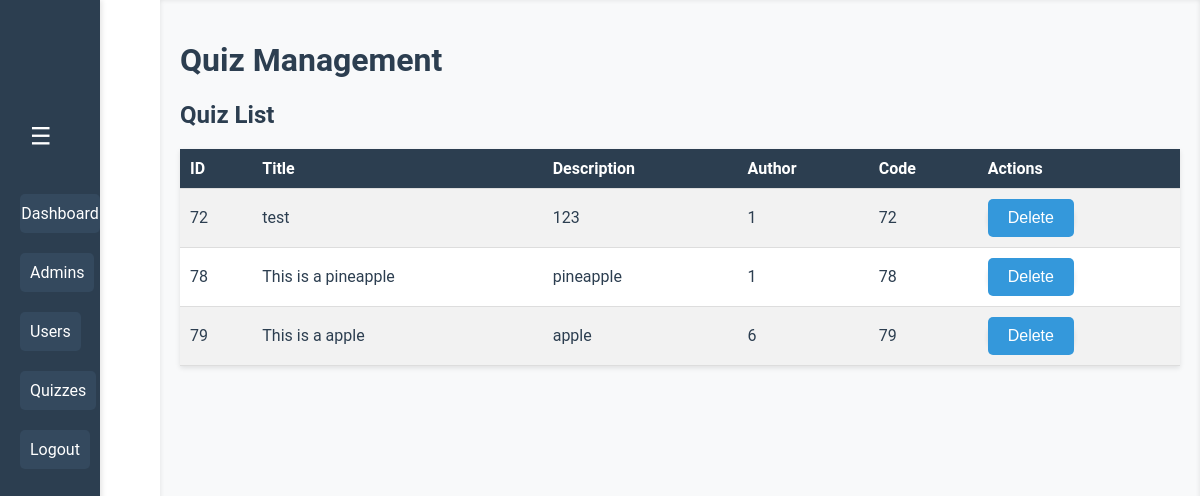
/admin/quiz.php (signed in), run on the app's committed database.
### tables this page shows
CREATE TABLE IF NOT EXISTS `quiz` (
  `quizId` int NOT NULL AUTO_INCREMENT,
  `title` varchar(255) NOT NULL,
  `description` varchar(1000) NOT NULL,
  `userId` int NOT NULL,
  `created_at` date NOT NULL,
  PRIMARY KEY (`quizId`),
  KEY `userId` (`userId`)
);

### admin/quiz.php (the view, shortened to what this page needs)
<?php
include 'db.php';
$loggedInAdminRole = $_SESSION['role'] ?? 'Guest';
$sql = "SELECT * FROM quiz";
$result = $conn->query($sql);
?>
<!DOCTYPE html>
<html>
<head>
    <link rel="stylesheet" href="styling.css">
</head>
<body>
    <div id="sidebar" class="collapsed">
        <button id="toggle-sidebar">☰</button>
        <ul>
            <li><a href="dashboard.php">Dashboard</a></li>
            <li><a href="admin.php">Admins</a></li>
            <li><a href="user.php">Users</a></li>
            <li><a href="quiz.php">Quizzes</a></li>
            <li><a href="logout.php">Logout</a></li>
        </ul>
    </div>
    <div id="main-content">
        <h1>Quiz Management</h1>
        <h2>Quiz List</h2>
        <table>
            <tr>
                <th>ID</th>
                <th>Title</th>
                <th>Description</th>
                <th>Author</th>
                <th>Code</th>
                <th>Actions</th>
            </tr>
            <?php
            if ($result->num_rows > 0) {
                while ($row = $result->fetch_assoc()) {
                    echo "<tr>";
                    echo "<td>" . $row['quizId'] . "</td>";
                    echo "<td>" . htmlspecialchars($row['title']) . "</td>";
                    echo "<td>" . htmlspecialchars($row['description']) . "</td>";
                    echo "<td>" . $row['userId'] . "</td>";
                    echo "<td>" . htmlspecialchars($row['quizId']) . "</td>";
                    echo "<td>";
                    if ($loggedInAdminRole !== 'Guest') {
                        echo "<form method='POST' action='' style='display:inline; margin:0; padding:0;'>
                                <input type='hidden' name='quizId' value='" . $row['quizId'] . "'>";
                        echo "<input type='hidden' name='action' value='delete'>
                              <button type='submit' onclick=\"return confirm('Are you sure you want to delete this quiz?');\">Delete</button>
                              </form>";
                    }
                    echo "</td>";
                    echo "</tr>";
                }
            } else {
                echo "<tr><td colspan='6'>No quizzes found</td></tr>";
            }
            ?>
        </table>
    </div>
</body>
</html>

### admin/styling.css (style rules this page uses)
body { font-family: 'Roboto', sans-serif; margin: 0; padding: 0; display: flex; height: 100vh; color: #2c3e50; }
#sidebar { width: 250px; background-color: #2c3e50; color: white; padding: 20px; transition: width 0.3s ease; box-shadow: 2px 0 5px rgba(0, 0, 0, 0.1); }
#sidebar.collapsed { width: 60px; }
#sidebar ul { list-style-type: none; padding: 0; margin: 0; }
#sidebar ul li { margin: 20px 0; display: flex; align-items: center; }
#sidebar ul li a { color: white; text-decoration: none; display: flex; align-items: center; padding: 10px; background: #34495e; border-radius: 5px; text-align: left; transition: all 0.3s ease; font-size: 1rem; width: 100%; }
#sidebar.collapsed ul li a { justify-content: center; padding: 10px; }
#toggle-sidebar { background: none; border: none; color: white; font-size: 1.5rem; cursor: pointer; margin-bottom: 20px; transition: transform 0.3s ease; }
#sidebar.collapsed #toggle-sidebar { transform: rotate(180deg); }
#main-content { flex: 1; padding: 20px; background: #f8f9fa; overflow-y: auto; box-shadow: inset 0 0 5px rgba(0, 0, 0, 0.1); transition: margin-left 0.3s ease; }
#sidebar.collapsed + #main-content { margin-left: 60px; }
h1, h2 { color: #2c3e50; }
form { background: white; padding: 20px; border-radius: 5px; box-shadow: 0 2px 5px rgba(0, 0, 0, 0.1); margin-bottom: 20px; }
form button { background: #3498db; color: white; border: none; padding: 10px 20px; border-radius: 5px; font-size: 1rem; cursor: pointer; transition: background 0.3s ease; }
table { width: 100%; border-collapse: collapse; margin-bottom: 20px; background: white; box-shadow: 0 2px 5px rgba(0, 0, 0, 0.1); }
table th, table td { padding: 10px; text-align: left; border-bottom: 1px solid #ddd; }
table th { background: #2c3e50; color: white; }
table tr:nth-child(even) { background: #f2f2f2; }
button { background: #e74c3c; color: white; border: none; padding: 5px 10px; border-radius: 3px; cursor: pointer; transition: background 0.3s ease; }

### data on the page
quiz: quizId "72", title "test", description "123", userId "1"
quiz: quizId "78", title "This is a pineapple", description "pineapple", userId "1"
quiz: quizId "79", title "This is a apple", description "apple", userId "6"
